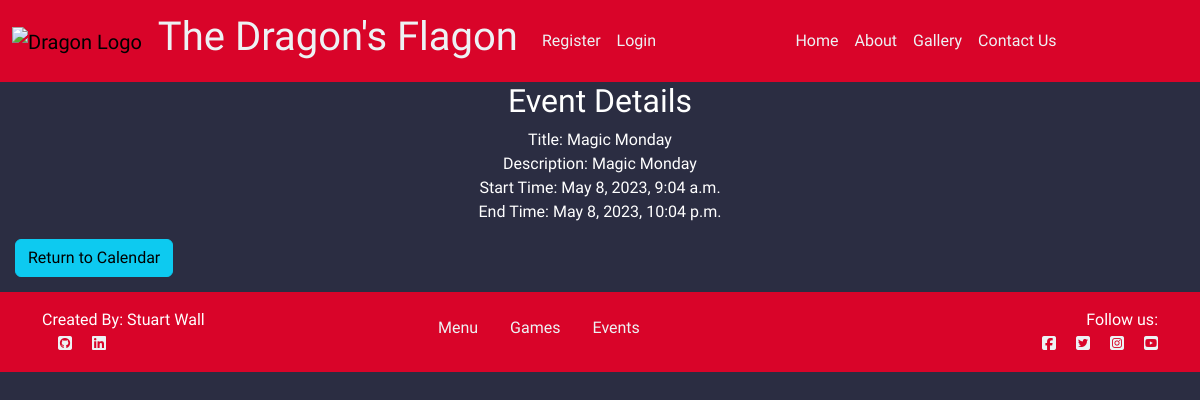
The app's page /events/event/edit/1/ with its own data.
### events/models.py (models this page shows, shortened)
class Event(models.Model):
    title = models.CharField(
        max_length=200
        )
    description = models.TextField()
    start_time = models.DateTimeField()
    end_time = models.DateTimeField()

### events/views.py (the view)
# urls.py: url(r'^event/edit/(?P<event_id>\d+)/$', views.event, name='event_edit'),
def event(request, event_id=None):
    instance = Event()
    if event_id:
        instance = get_object_or_404(Event, pk=event_id)
    else:
        instance = Event()
    form = EventForm(request.POST or None, instance=instance)
    if request.POST and form.is_valid():
        form.save()
        messages.success(
            request, "Event updated.")
        return HttpResponseRedirect(reverse('events:calendar'))
    context = {
        'form': form,
        'event': instance
    }
    return render(request, 'edit_event.html', context)

### templates/edit_event.html (shortened to what this page needs)
{% extends "base.html" %}
{% load static %}
{% block content %}
{% if user.is_superuser %}
<div class="row text-center text-white">
    <h2>Edit Events at the Dragon's Flagon</h2>
</div>
<div class="clearfix">
    <a class="btn btn-info left" href="{% url 'events:calendar' %}">Return to Calendar </a>
</div>
  {% if form.errors %}
      {% for field in form %}
          {% for error in field.errors %}
              <div class="alert alert-danger">
                  {{ field.label }} <strong>{{ error|escape }}</strong>
              </div>
          {% endfor %}
      {% endfor %}
      {% for error in form.non_field_errors %}
          <div class="alert alert-danger">
              {{ field.label }} <strong>{{ error|escape }}</strong>
          </div>
      {% endfor %}
  {% endif %}
  <form method="post">
    {% csrf_token %}
    <table class="form form-table bg-danger border border-dark border-5">
      {{ form }}
      <tr><td colspan="2"><button type="submit" class="btn btn-info right"> Submit </button></td></tr>
      <tr><td colspan="2"><a class="btn btn-info left" href="{% url 'events:event_delete' event_id=event.id %}"> Delete </a></td></tr>
    </table>
  </form>
  {% else %}
  <div class="container text-center text-white">
    <h2>Event Details</h2>
    Title: {{ event.title}}
    <br>
    Description: {{ event.description }}
    <br>
    Start Time: {{ event.start_time }}
    <br>
    End Time: {{ event.end_time }}
  </div>
  <div class="clearfix">
    <a class="btn btn-info left" href="{% url 'events:calendar' %}">Return to Calendar </a>
</div>
  {% endif %}
{%endblock%}

### static/css/style.css (style rules this page uses)
body { background-color: #2B2D42; font-family: 'MedievalSharp', cursive; }
a { color: #17a2b8; }
.left { float: left; }
.btn { outline: none; color: black; box-shadow: 0 0 0 0; }
.clearfix { margin: 15px; }

### records on screen
Event: title "Magic Monday", description "Magic Monday", start_time "May 8, 2023, 9:04 a.m.", end_time "May 8, 2023, 10:04 p.m."
